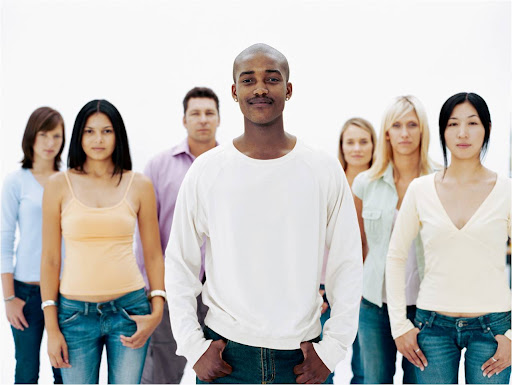
#> input picture contador-fila/fototeste.jpg, 512 x 385 px, given in place of the camera
$ python main.py
#> lines starting #> are read from the running program, lines starting #| are printed output that depends on the picture; after the words box and inside, x2 and y2 are one past the last pixel; in counts of white or black regions, pixels touching at a corner belong together
import cv2
import numpy as np
import sys

def contar_pessoas():
    try:
        # Inicializar a captura de vídeo (0 é geralmente a webcam)
        cap = cv2.VideoCapture(0)

        if not cap.isOpened():
            print("Erro: Não foi possível abrir a webcam")
            return

        # Configurar a resolução da webcam para melhor qualidade
        cap.set(cv2.CAP_PROP_FRAME_WIDTH, 1280)
        cap.set(cv2.CAP_PROP_FRAME_HEIGHT, 720)

        # Carregar o classificador HOG para detecção de pessoas
        hog = cv2.HOGDescriptor()
        hog.setSVMDetector(cv2.HOGDescriptor_getDefaultPeopleDetector())

        # Configurações para melhorar a detecção
        frame_count = 0
        detected_counts = []
        last_boxes = []  # Para rastreamento simples

        while True:
            # Ler o frame da câmera
            ret, frame = cap.read()
#> frame is the input picture: shape (385, 512, 3); mean B, G, R 187.8, 190.8, 193.7
            if not ret:
                print("Erro: Não foi possível ler o frame da câmera")
                break

            # Melhorar o contraste da imagem
            lab = cv2.cvtColor(frame, cv2.COLOR_BGR2LAB)
#> lab: shape (385, 512, 3); mean of channels 0, 1, 2 195.5, 129.5, 130.2
            l, a, b = cv2.split(lab)
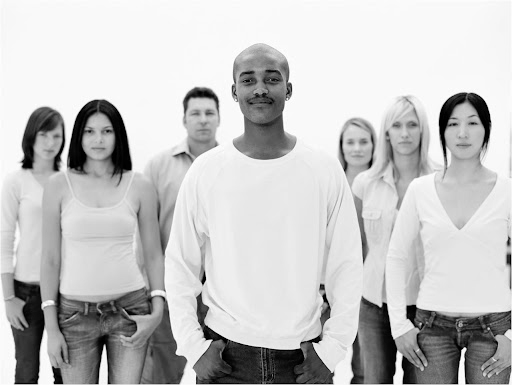
#> l: shape (385, 512); min 0, max 255, mean 195.5
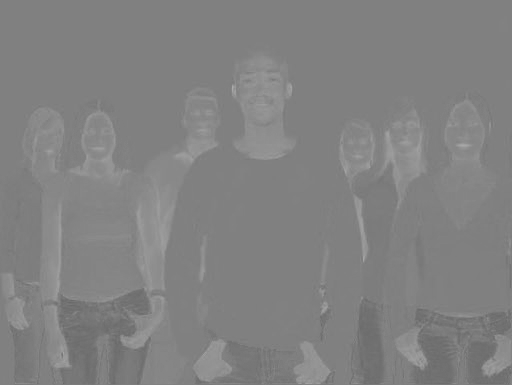
#> a: shape (385, 512); min 105, max 172, mean 129.5
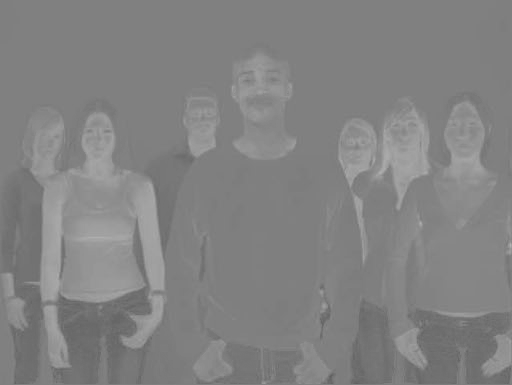
#> b: shape (385, 512); min 95, max 178, mean 130.2
            clahe = cv2.createCLAHE(clipLimit=3.0, tileGridSize=(8,8))
            cl = clahe.apply(l)
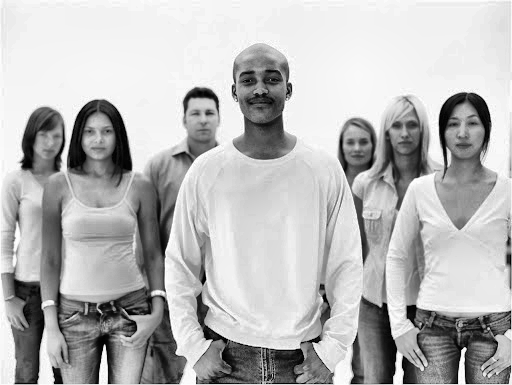
#> cl: shape (385, 512); min 0, max 255, mean 184
            limg = cv2.merge((cl,a,b))
#> limg: shape (385, 512, 3); mean of channels 0, 1, 2 184, 129.5, 130.2
            frame = cv2.cvtColor(limg, cv2.COLOR_LAB2BGR)

            # Redimensionar o frame mantendo a proporção
            height, width = frame.shape[:2]
#> height = 385; width = 512
            scale = 640 / width
#> scale = 1.25
            dim = (640, int(height * scale))
#> dim = (640, 481)
            frame = cv2.resize(frame, dim)
#> frame: shape (481, 640, 3)

            # Aplicar um leve desfoque para reduzir ruído
            frame = cv2.GaussianBlur(frame, (5, 5), 0)
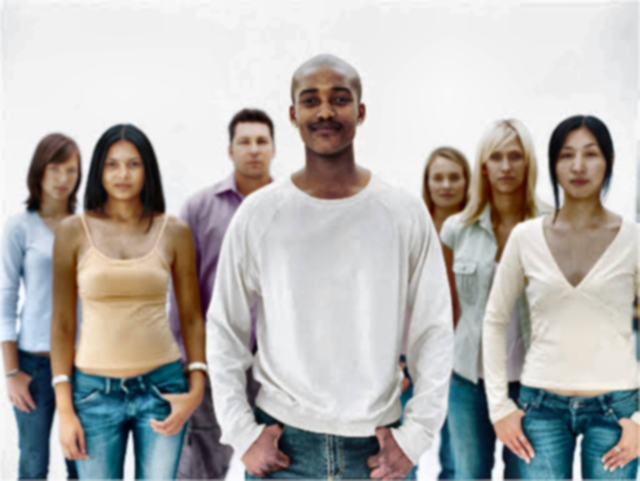
#> frame: shape (481, 640, 3); mean B, G, R 175.9, 178.8, 181.4

            # Detectar pessoas no frame com parâmetros ainda mais sensíveis
            boxes, weights = hog.detectMultiScale(
                frame,
                winStride=(8,8),      # Aumentado para reduzir falsos positivos
                padding=(4,4),        # Aumentado um pouco
                scale=1.05,          # Aumentado para ser mais seletivo
                hitThreshold=0.1     # Aumentado para ser mais rigoroso
            )
#> boxes = [[428, 191, 90, 180], [444, 78, 145, 289]]; weights = [0.422, 0.322]

            # Filtrar e combinar detecções próximas
            filtered_boxes = []
            if len(boxes) > 0:
                pick = non_max_suppression(boxes, weights, 0.5)  # Aumentado threshold de sobreposição
#> in non_max_suppression, `boxes = boxes.astype("float")`: boxes = [[428, 191, 90, 180], [444, 78, 145, 289]]
#> in non_max_suppression, `x1 = boxes[:,0]`: x1 = [428, 444]
#> in non_max_suppression, `y1 = boxes[:,1]`: y1 = [191, 78]
#> in non_max_suppression, `x2 = boxes[:,0] + boxes[:,2]`: x2 = [518, 589]
#> in non_max_suppression, `y2 = boxes[:,1] + boxes[:,3]`: y2 = [371, 367]
#> in non_max_suppression, `area = (x2 - x1 + 1) * (y2 - y1 + 1)`: area = [16471, 42340]
#> in non_max_suppression, `idxs = np.argsort(weights)`: idxs = [1, 0]
#> the loop in non_max_suppression, `while len(idxs) > 0:` made 2 passes
#> (last, i, xx1, yy1, xx2, yy2, w, h) on pass 1: (1, 0, [444], [191], [518], [367], [75], [177])
#> (last, i) on pass 2: (0, 1)
#> after the loop in non_max_suppression, `while len(idxs) > 0:`: idxs = empty array; pick = [0, 1]
#> pick = [0, 1]
                for i in pick:
                    if weights[i] > 0.3:  # Aumentado limiar de confiança significativamente
                        filtered_boxes.append((boxes[i], weights[i]))
#> this loop made 2 passes
#> after the loop, filtered_boxes = [([428, 191, 90, 180], 0.422), ([444, 78, 145, 289], 0.322)]

            # Usar rastreamento simples para manter detecções estáveis
            if len(filtered_boxes) == 0 and len(last_boxes) > 0:
                filtered_boxes = last_boxes
            else:
                last_boxes = filtered_boxes
#> last_boxes has the same summary as filtered_boxes

            # Desenhar retângulos ao redor das pessoas detectadas
            for (x, y, w, h), weight in filtered_boxes:
                # Desenhar com cor baseada na confiança
                color = (0, int(255 * min(weight, 1.0)), 0)
                cv2.rectangle(frame, (x, y), (x+w, y+h), color, 2)
                # Adicionar o valor de confiança acima do retângulo
                cv2.putText(frame, f'{weight:.2f}', (x, y-10),
                           cv2.FONT_HERSHEY_SIMPLEX, 0.5, color, 1)
#> this loop made 2 passes
#> (x, y, w, h, weight, color) on passes 1 to 2: (428, 191, 90, 180, 0.422, (0, 107, 0)), (444, 78, 145, 289, 0.322, (0, 82, 0))
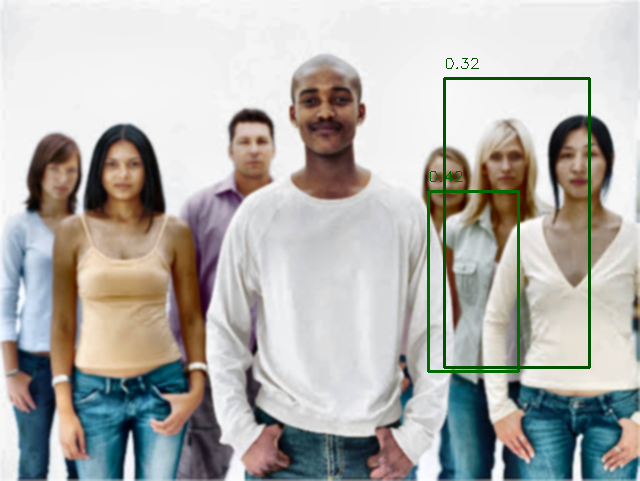
#> frame: shape (481, 640, 3); 1.42% of pixels changed, all inside (x1, y1, x2, y2) = (427, 58, 591, 373)

            # Suavizar a contagem usando média móvel
            frame_count += 1
            detected_counts.append(len(filtered_boxes))
            if len(detected_counts) > 3:
                detected_counts.pop(0)

            num_pessoas = round(sum(detected_counts) / len(detected_counts))
#> num_pessoas = 2

            # Mostrar o número de pessoas detectadas
            texto = f'Pessoas na fila: {num_pessoas}'
#> texto = 'Pessoas na fila: 2'
            cv2.putText(frame, texto, (10, 30),
                       cv2.FONT_HERSHEY_SIMPLEX, 1, (0, 255, 0), 2)

            # Adicionar instruções e informações na tela
            cv2.putText(frame, 'Pressione "q" ou "ESC" para sair', (10, frame.shape[0]-20),
                       cv2.FONT_HERSHEY_SIMPLEX, 0.5, (255, 255, 255), 1)
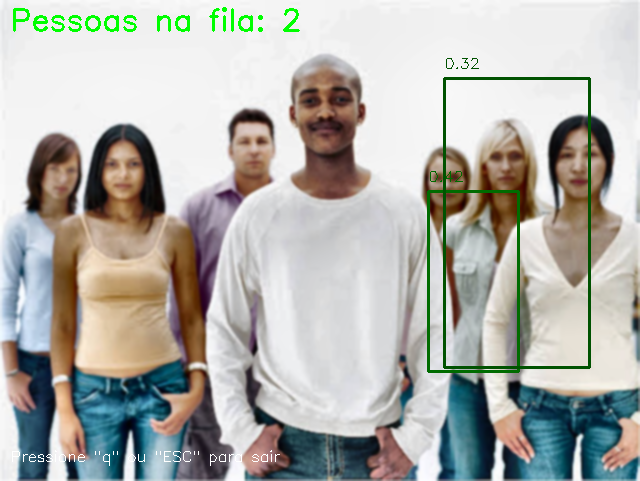
#> frame: shape (481, 640, 3); mean B, G, R 172.3, 177.8, 177.6

            # Mostrar o frame
            cv2.imshow('Contador de Pessoas na Fila', frame)

            # Verificar teclas - agora aceita 'q' ou ESC
            key = cv2.waitKey(1) & 0xFF
#> (key q is pressed here)
            if key == ord('q') or key == 27:  # 27 é o código ASCII para ESC
                print("\nEncerrando o programa...")
                break

    except Exception as e:
        print(f"Erro: {str(e)}")

    finally:
        # Liberar recursos
        if 'cap' in locals():
            cap.release()
        cv2.destroyAllWindows()
        print("Programa encerrado com sucesso!")

def non_max_suppression(boxes, weights, overlap_thresh):
    """Função para combinar detecções sobrepostas"""
    if len(boxes) == 0:
        return []

    # Converter para float
    boxes = boxes.astype("float")

    # Inicializar a lista de índices selecionados
    pick = []

    # Pegar coordenadas das caixas
    x1 = boxes[:,0]
    y1 = boxes[:,1]
    x2 = boxes[:,0] + boxes[:,2]
    y2 = boxes[:,1] + boxes[:,3]

    # Computar área das caixas
    area = (x2 - x1 + 1) * (y2 - y1 + 1)

    # Ordenar por probabilidade
    idxs = np.argsort(weights)

    while len(idxs) > 0:
        # Pegar o último índice e adicionar à lista
        last = len(idxs) - 1
        i = idxs[last]
        pick.append(i)

        # Encontrar as maiores coordenadas para início
        # e menores coordenadas para fim
        xx1 = np.maximum(x1[i], x1[idxs[:last]])
        yy1 = np.maximum(y1[i], y1[idxs[:last]])
        xx2 = np.minimum(x2[i], x2[idxs[:last]])
        yy2 = np.minimum(y2[i], y2[idxs[:last]])

        # Computar altura e largura
        w = np.maximum(0, xx2 - xx1 + 1)
        h = np.maximum(0, yy2 - yy1 + 1)

        # Computar razão de sobreposição
        overlap = (w * h) / area[idxs[:last]]

        # Deletar índices com sobreposição maior que threshold
        idxs = np.delete(idxs, np.concatenate(([last],
            np.where(overlap > overlap_thresh)[0])))

    return pick

if __name__ == "__main__":
    print("Iniciando sistema de contagem de pessoas...")
    print("Pressione 'q' ou ESC para sair")
    contar_pessoas()
